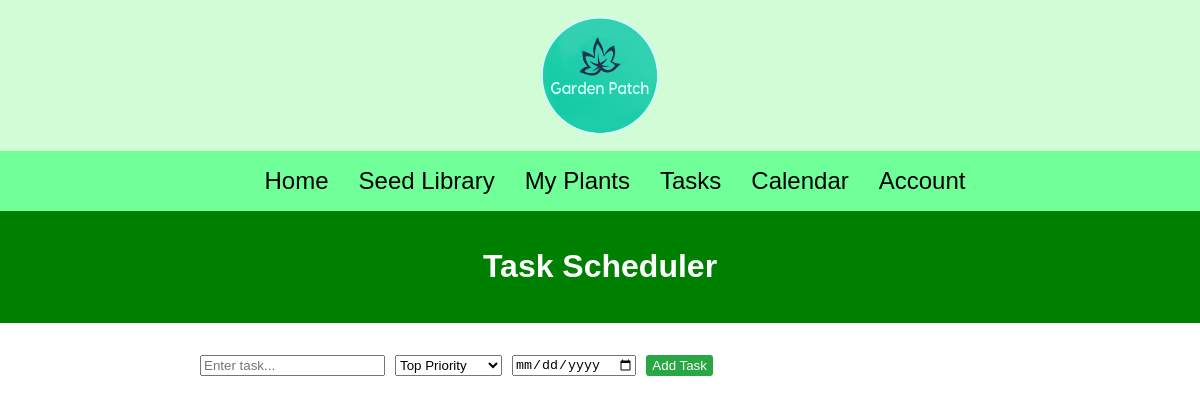
The page /tasks (signed in) on the database as committed earlier.
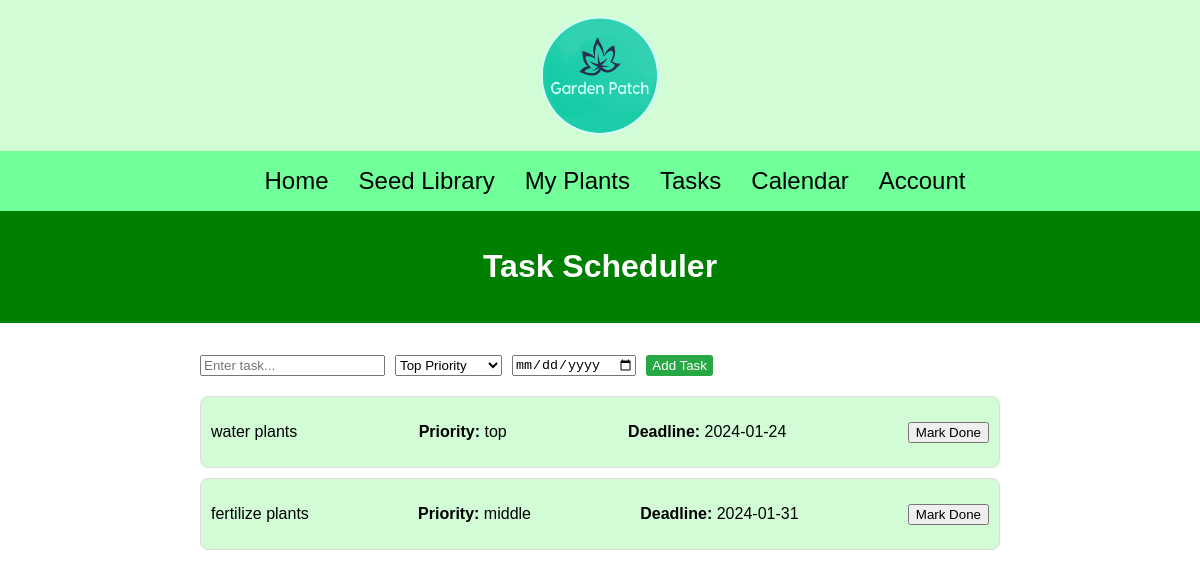
The same page on the database as committed later.
### app.py (models this page shows)
class Task(db.Model):
    id = db.Column(db.Integer, primary_key=True)
    task_name = db.Column(db.String(255), nullable=False)
    priority = db.Column(db.String(50), nullable=False)
    deadline = db.Column(db.Date, nullable=False)  # Use Date type for the deadline
    user_id = db.Column(db.Integer, db.ForeignKey('users.id'), nullable=False)

### app.py (the view)
@app.route('/tasks')
@login_required
def tasks():
    user_tasks = Task.query.filter_by(user_id=current_user.id).all()
    return render_template('tasks.html', user_tasks=user_tasks)

### app.py (called while the page is built)
@login_manager.user_loader
def loader_user(user_id) :
        return Users.query.get(user_id)

### templates/tasks.html (shortened to what this page needs)
<!DOCTYPE html>
<html>
    <head>
        <link rel="stylesheet" href="static/css/style.css">
    </head>
    <body>
        <div class="mainHeader">
            <div class="logo">
                <img src="{{url_for('static', filename='img/logo.png')}}" alt="Logo">
            </div>
            <div class="navbar">
                <a href="{{ url_for('home') }}" class="navbar-item">Home</a>
                {% if current_user.is_authenticated %}
                    <a href="{{url_for('seedLibrary') }}" class="navbar-item">Seed Library</a>
                    <a href="{{url_for('myPlants')}}" class="navbar-item">My Plants</a>
                    <a href="{{url_for('tasks')}}" class="navbar-item">Tasks</a>
                    <a href="{{url_for('calendar')}}" class="navbar-item">Calendar</a>
                    <a href="{{ url_for('account') }}" class="navbar-item">Account</a>
                {% else %}
                    <a href="{{ url_for('loginregister') }}" class="navbar-item">Login/Register</a>
                {% endif %}
            </div>
        </div>
        <header>
            <h1>Task Scheduler</h1>
        </header>
        <main>
            <div class="task-form">
                <input type="text" id="task" placeholder="Enter task...">
                <select id="priority">
                    <option value="top">Top Priority</option>
                </select>
                <input type="date" id="deadline">
                <button id="add-task">Add Task</button>
            </div>
            {% for task in user_tasks %}
            <div class="task-list" data-task-id="{{ task.id }}">
                <p>{{ task.task_name }}</p>
                <p><b>Priority:</b> {{ task.priority }}</p>
                <p><b>Deadline:</b> {{ task.deadline }}</p>
                <button class="mark-done">Mark Done</button>
            </div>
            {% endfor %}
        </main>
    </body>
</html>

### static/css/Style.css (style rules this page uses)
body { font-family: Arial, sans-serif; margin: 0; padding: 0; }
.navbar { background-color: #70FF99; font-size: 1.5em; font-family: Arial, Helvetica, sans-serif; color: black; padding: 1rem 5px 1rem 5px; display: flex; justify-content: center; }
.navbar a { text-decoration: none; color: inherit; }
.navbar-item { margin-left: 30px; }
.logo { background-color: #D2FCD6; }
.logo img { display: block; margin-left: auto; margin-right: auto; padding-top: 1em; padding-bottom: 1em; max-width: 10%; height: auto; }
header { background-color: green; color: white; text-align: center; padding: 1rem 0; }
main { max-width: 800px; margin: 0 auto; padding: 2rem; }
.task-form { display: flex; gap: 10px; margin-bottom: 20px; }
.task-list { display: flex; justify-content: space-between; align-items: center; border: 1px solid #ddd; border-radius: 8px; padding: 10px; margin-bottom: 10px; background-color: #D2FCD6; }
.task-form button { background-color: #28a745; color: white; border: none; border-radius: 3px; cursor: pointer; }

Rows that differ between the two databases and show on the page:
added Task: task_name "water plants", priority "top", deadline "2024-01-24"
added Task: task_name "fertilize plants", priority "middle", deadline "2024-01-31"
